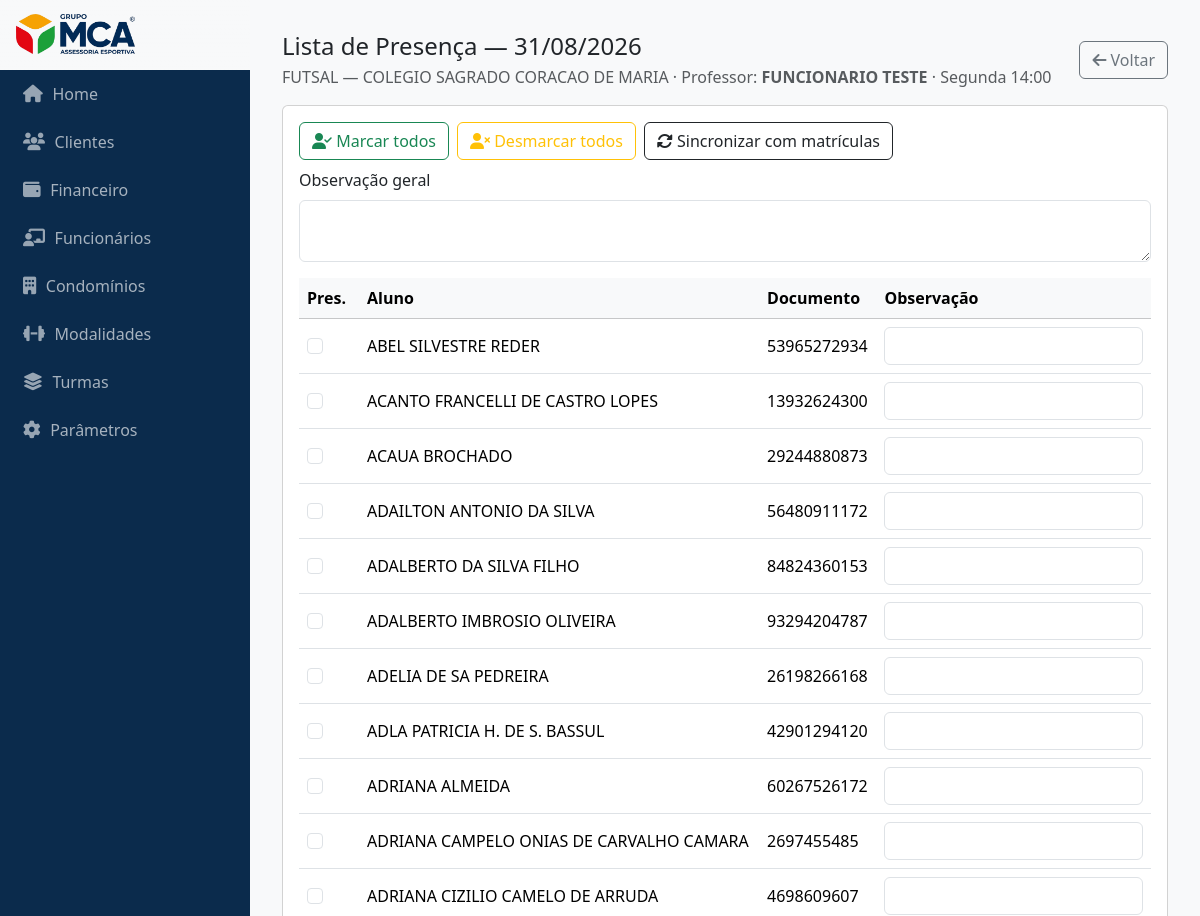
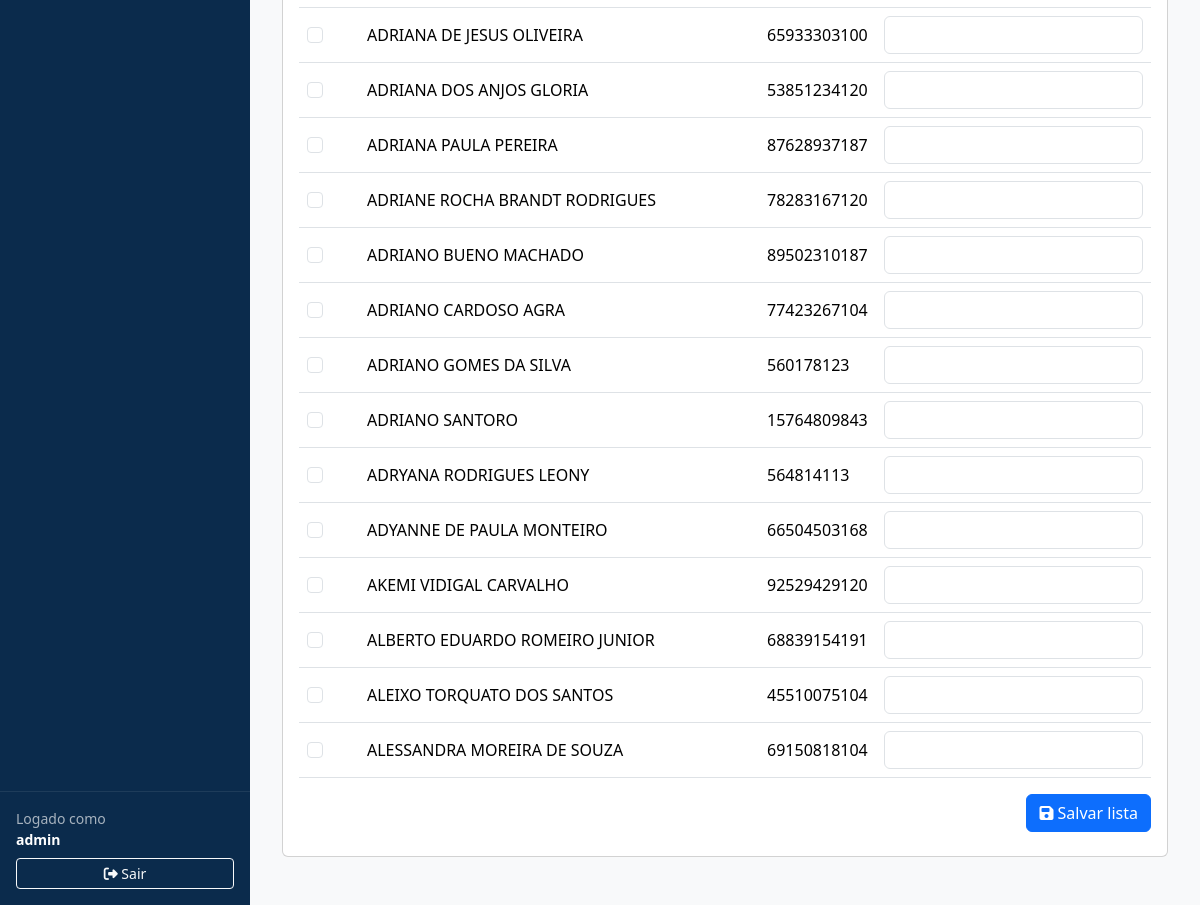
The page /turmas/presencas/53/ (signed in) on the database its author committed (2 pictures, top to bottom).
### turmas/models.py (models this page shows, shortened)
class ListaPresenca(models.Model):
    turma = models.ForeignKey("turmas.Turma", on_delete=models.PROTECT, related_name="listas_presenca")
    data = models.DateField()
    observacao_geral = models.TextField(blank=True)
    created_at = models.DateTimeField(auto_now_add=True)
    updated_at = models.DateTimeField(auto_now=True)
    class Meta:
        unique_together = [("turma", "data")]
        ordering = ["-data", "-id"]
        indexes = [
            models.Index(fields=["turma", "data"]),
        ]
        verbose_name = "Lista de presença"
        verbose_name_plural = "Listas de presença"

class Turma(models.Model):
    professor = models.ForeignKey(
        "funcionarios.Funcionario",
        on_delete=models.PROTECT,
        related_name="turmas"
    )
    modalidade = models.ForeignKey(
        "modalidades.Modalidade",
        on_delete=models.PROTECT,
        related_name="turmas"
    )
    condominio = models.ForeignKey(
        "condominios.Condominio",
        on_delete=models.PROTECT,
        related_name="turmas"
    )
    nome_exibicao = models.CharField("Nome (opcional)", max_length=255, blank=True)
    valor = models.DecimalField("Valor", max_digits=10, decimal_places=2,
                                validators=[MinValueValidator(Decimal("0.00"))])
    capacidade = models.PositiveIntegerField("Capacidade (máx. alunos)", validators=[MinValueValidator(1)])
    dia_semana = models.PositiveSmallIntegerField(choices=DIAS_SEMANA)
    hora_inicio = models.TimeField()
    duracao_minutos = models.PositiveIntegerField(default=60, validators=[MinValueValidator(1)])
    inicio_vigencia = models.DateField()
    fim_vigencia = models.DateField(null=True, blank=True)
    ativo = models.BooleanField(default=True)
    created_at = models.DateTimeField(auto_now_add=True)
    updated_at = models.DateTimeField(auto_now=True)
    class Meta:
        ordering = ["condominio__nome", "modalidade__nome", "dia_semana", "hora_inicio", "id"]
        indexes = [
            models.Index(fields=["professor", "dia_semana", "hora_inicio"]),
            models.Index(fields=["condominio"]),
            models.Index(fields=["ativo"]),
        ]
        verbose_name = "Turma"
        verbose_name_plural = "Turmas"

class ItemPresenca(models.Model):
    lista = models.ForeignKey(ListaPresenca, on_delete=models.CASCADE, related_name="itens")
    cliente = models.ForeignKey("clientes.Cliente", on_delete=models.PROTECT, related_name="presencas")
    matricula = models.ForeignKey("turmas.Matricula", on_delete=models.PROTECT, null=True, blank=True, related_name="presencas")
    presente = models.BooleanField(default=False)
    observacao = models.CharField(max_length=255, blank=True)
    cliente_nome_snapshot = models.CharField(max_length=255)
    cliente_doc_snapshot = models.CharField(max_length=20)
    created_at = models.DateTimeField(auto_now_add=True)
    updated_at = models.DateTimeField(auto_now=True)
    class Meta:
        unique_together = [("lista", "cliente")]
        ordering = ["cliente_nome_snapshot", "id"]
        indexes = [
            models.Index(fields=["lista"]),
            models.Index(fields=["cliente"]),
        ]
        verbose_name = "Item de presença"
        verbose_name_plural = "Itens de presença"

### modalidades/models.py (models this page shows, shortened)
class Modalidade(models.Model):
    nome = models.CharField("Nome", max_length=100)
    slug = models.SlugField("Slug", max_length=120, unique=True, blank=True)
    descricao = models.TextField("Descrição", blank=True)
    ativo = models.BooleanField(default=True)
    created_at = models.DateTimeField("Criado em", auto_now_add=True)
    updated_at = models.DateTimeField("Atualizado em", auto_now=True)
    class Meta:
        ordering = ["nome", "id"]
        verbose_name = "Modalidade"
        verbose_name_plural = "Modalidades"
        indexes = [
            models.Index(fields=["nome"]),
            models.Index(fields=["ativo"]),
        ]

### condominios/models.py (models this page shows, shortened)
class Condominio(models.Model):
    cnpj = models.CharField("CNPJ", max_length=14, unique=True, validators=[CNPJ_VALIDATOR])
    nome = models.CharField("Nome Completo", max_length=255)
    email = models.EmailField("E-mail", blank=True, validators=[EmailValidator()])
    cep = models.CharField("CEP", max_length=9, blank=True)
    numero = models.CharField("Número", max_length=20, blank=True)
    logradouro = models.CharField("Logradouro", max_length=255, blank=True)
    bairro = models.CharField("Bairro", max_length=255, blank=True)
    complemento = models.CharField("Complemento", max_length=255, blank=True)
    municipio = models.CharField("Município", max_length=255, blank=True)
    estado = models.CharField("Estado (UF)", max_length=2, choices=UF_CHOICES, blank=True)
    ativo = models.BooleanField(default=True)
    created_at = models.DateTimeField("Criado em", auto_now_add=True)
    updated_at = models.DateTimeField("Atualizado em", auto_now=True)
    class Meta:
        ordering = ["nome"]
        indexes = [
            models.Index(fields=["municipio", "estado"]),
            models.Index(fields=["ativo"]),
        ]
        verbose_name = "Condomínio"
        verbose_name_plural = "Condomínios"

### funcionarios/models.py (models this page shows, shortened)
class Funcionario(models.Model):
    user = models.OneToOneField(
        User, on_delete=models.CASCADE, related_name="funcionario",
        null=True, blank=True
    )
    cpf_cnpj = models.CharField("CPF/CNPJ", max_length=14, unique=True, validators=[DOC_VALIDATOR])
    nome = models.CharField("Nome", max_length=255)
    email = models.EmailField("E-mail", blank=True, validators=[EmailValidator()])
    telefone = models.CharField("Telefone", max_length=30, blank=True)
    ativo = models.BooleanField(default=True)
    created_at = models.DateTimeField("Criado em", auto_now_add=True)
    updated_at = models.DateTimeField("Atualizado em", auto_now=True)
    class RegimeTrabalhista(models.TextChoices):
        HORISTA    = "HORISTA", "Horista"
        CLT        = "CLT", "CLT"
        ESTAGIARIO = "ESTAGIARIO", "Estagiário"
        PJ         = "PJ", "PJ"
        OUTRO      = "OUTRO", "Outro"
    regime_trabalhista = models.CharField(
        max_length=20,
        choices=RegimeTrabalhista.choices,
        default=RegimeTrabalhista.OUTRO,
        db_index=True,
    )
    class Meta:
        ordering = ["nome", "id"]
        indexes = [
            models.Index(fields=["nome"]),
            models.Index(fields=["ativo"]),
        ]
        verbose_name = "Funcionário"
        verbose_name_plural = "Funcionários"

### turmas/views_presenca.py (the view)
# urls.py: path("turmas/presencas/<int:lista_id>/", views_presenca.presenca_detalhe, name="presenca_detalhe"),
@login_required
def presenca_detalhe(request: HttpRequest, lista_id: int):
    try:
        lista, itens = ps.abrir_lista(lista_id)
    except Exception:
        lista, itens = None, None
    if not lista:
        messages.error(request, "Lista não encontrada.")
        return redirect(reverse("turmas:list"))
    return render(
        request,
        "turmas/presenca_detail.html",
        {
            "lista": lista,
            "itens": itens,
        },
    )

### turmas/services_presenca.py (called while the page is built)
def abrir_lista(lista_id: int):
    lista = (
        ListaPresenca.objects
        .select_related("turma", "turma__modalidade", "turma__condominio", "turma__professor")
        .filter(id=lista_id)
        .first()
    )
    if not lista:
        raise ObjectDoesNotExist("Lista não encontrada.")
    itens = (
        ItemPresenca.objects
        .filter(lista=lista)
        .order_by("cliente_nome_snapshot", "id")
    )
    return lista, itens

### templates/turmas/presenca_detail.html (shortened to what this page needs)
{% extends "base.html" %}
{% block content %}
<div class="d-flex justify-content-between align-items-center mb-3">
  <div>
    <h4 class="mb-1">Lista de Presença — {{ lista.data|date:"d/m/Y" }}</h4>
    <div class="text-muted">
      {{ lista.turma.modalidade.nome }} — {{ lista.turma.condominio.nome }} · Professor: <strong>{{ lista.turma.professor.nome }}</strong>
      · {{ lista.turma.get_dia_semana_display }} {{ lista.turma.hora_inicio|time:"H:i" }}
    </div>
  </div>
  <a class="btn btn-outline-secondary" href="{% url 'turmas:presencas_turma' turma_id=lista.turma_id %}">
    <i class="fa-solid fa-arrow-left"></i> Voltar
  </a>
</div>
<div class="card mb-3">
  <div class="card-body">
    <form method="post" action="{% url 'turmas:presenca_salvar' lista.id %}" class="mb-2">
      <div class="d-flex gap-2 mb-2">
        <button class="btn btn-outline-success" type="submit" name="action" value="mark_all" onclick="addHidden(this.form, 'value','1')">
          <i class="fa-solid fa-user-check"></i> Marcar todos
        </button>
        <button class="btn btn-outline-warning" type="submit" name="action" value="mark_all" onclick="addHidden(this.form, 'value','0')">
          <i class="fa-solid fa-user-xmark"></i> Desmarcar todos
        </button>
        <button class="btn btn-outline-dark" type="submit" name="action" value="sync">
          <i class="fa-solid fa-rotate"></i> Sincronizar com matrículas
        </button>
      </div>
      <div class="mb-3">
        <label class="form-label">Observação geral</label>
        <textarea class="form-control" name="observacao_geral" rows="2">{{ lista.observacao_geral }}</textarea>
      </div>
      <div class="table-responsive">
        <table class="table table-hover align-middle">
          <thead class="table-light">
            <tr>
              <th style="width: 60px;">Pres.</th>
              <th>Aluno</th>
              <th>Documento</th>
              <th>Observação</th>
            </tr>
          </thead>
          <tbody>
            {% for it in itens %}
            <tr>
              <td>
                <input class="form-check-input" type="checkbox" name="presentes" value="{{ it.id }}" {% if it.presente %}checked{% endif %}>
              </td>
              <td>{{ it.cliente_nome_snapshot }}</td>
              <td>{{ it.cliente_doc_snapshot }}</td>
              <td>
                <input class="form-control" type="text" name="obs_{% templatetag openvariable %}it.id{% templatetag closevariable %}" value="{{ it.observacao|default_if_none:'' }}">
              </td>
            </tr>
            {% empty %}
            <tr><td colspan="4" class="text-center py-4">Nenhum aluno nesta lista.</td></tr>
            {% endfor %}
          </tbody>
        </table>
      </div>
      <div class="d-flex justify-content-end">
        <button class="btn btn-primary" type="submit" name="action" value="save">
          <i class="fa-solid fa-floppy-disk"></i> Salvar lista
        </button>
      </div>
    </form>
  </div>
</div>
{% endblock %}

### templates/base.html (shortened to what this page needs)
{% load static %}
<!DOCTYPE html>
<html lang="pt-br">
<head>
    <link rel="stylesheet" href="https://cdn.jsdelivr.net/npm/bootstrap@5.3.3/dist/css/bootstrap.min.css">
    <link rel="stylesheet" href="https://cdnjs.cloudflare.com/ajax/libs/font-awesome/6.5.0/css/all.min.css">
</head>
<body>
    <aside class="sidebar">
        <a href="{% url 'home' %}" class="brand logoplace">
            <img src="{% static 'img/logo.png' %}" alt="Logo" class="logo"
                 onerror="this.style.display='none';">
        </a>
        <a href="{% url 'home' %}" class="navlink"><i class="fa-solid fa-house"></i> Home</a>
        <a href="{% url 'clientes:list' %}" class="navlink"><i class="fa-solid fa-users"></i> Clientes</a>
        <a href="{% url 'financeiro:list' %}" class="navlink"><i class="fa-solid fa-wallet"></i> Financeiro</a>
        <a href="{% url 'funcionarios:list' %}" class="navlink"><i class="fa-solid fa-chalkboard-user"></i> Funcionários</a>
        <a href="{% url 'condominios:list' %}" class="navlink"><i class="fa-solid fa-building"></i> Condomínios</a>
        <a href="{% url 'modalidades:list' %}" class="navlink"><i class="fa-solid fa-dumbbell"></i> Modalidades</a>
        <a href="{% url 'turmas:list' %}" class="navlink"><i class="fa-solid fa-layer-group"></i> Turmas</a>
        <a href="#" class="navlink"><i class="fa-solid fa-cog"></i> Parâmetros</a>
        {% if request.user.is_authenticated %}
        <div class="authbox">
            <div class="small mb-2">
                Logado como<br>
                <strong style="color:#fff">{{ request.user.get_full_name|default:request.user.username }}</strong>
            </div>
            <form method="post" action="{% url 'logout' %}">
                <button class="btn btn-sm btn-outline-light w-100">
                    <i class="fa-solid fa-right-from-bracket"></i> Sair
                </button>
            </form>
        </div>
        {% endif %}
    </aside>
    <main class="content">
        {% block content %}{% endblock %}
    </main>
</body>
</html>

### templates/base.html (style rules this page uses)
:root { --brand-navy: #0B2B4C; --brand-navy-600:#103A68; --ink-80: rgba(255,255,255,.88); --ink-60: rgba(255,255,255,.64); }
body { min-height: 100vh; display: flex; flex-direction: row; background-color: #f8f9fa; }
.sidebar { width: 250px; background-color: var(--brand-navy); color: var(--ink-80); display: flex; flex-direction: column; padding: 0; position: fixed; top: 0; bottom: 0; left: 0; }
.brand { display: flex; align-items: center; gap: .6rem; padding: .9rem 1rem; text-decoration: none; background: linear-gradient(180deg, rgba(255,255,255,.06), rgba(0,0,0,0)); border-bottom: 1px solid rgba(255,255,255,.08); }
.brand .logo { height: 40px; width: auto; object-fit: contain; display: block; }
.sidebar a.navlink { color: var(--ink-60); padding: 12px 20px; text-decoration: none; display: flex; align-items: center; gap: .6rem; transition: background .15s ease, color .15s ease, padding-left .15s ease; border-left: 3px solid transparent; }
.sidebar a.navlink i { font-size: 1.1rem; opacity: .9; }
.content { margin-left: 250px; padding: 2rem; flex: 1; }
.sidebar .authbox { margin-top: auto; padding: 1rem; border-top: 1px solid rgba(255,255,255,.08); }
.sidebar .authbox .small { color: var(--ink-60); }
.logoplace { background-color:#F8F9FA }

### rows shown on the page
ListaPresenca: data "31/08/2026", turma.modalidade.nome "FUTSAL", turma.condominio.nome "COLEGIO SAGRADO CORACAO DE MARIA", turma.professor.nome "FUNCIONARIO TESTE", turma.dia_semana "Segunda", turma.hora_inicio "14:00"
ItemPresenca: cliente_nome_snapshot "ABEL SILVESTRE REDER", cliente_doc_snapshot "53965272934"
ItemPresenca: cliente_nome_snapshot "ACANTO FRANCELLI DE CASTRO LOPES", cliente_doc_snapshot "13932624300"
ItemPresenca: cliente_nome_snapshot "ACAUA BROCHADO", cliente_doc_snapshot "29244880873"
ItemPresenca: cliente_nome_snapshot "ADAILTON ANTONIO DA SILVA", cliente_doc_snapshot "56480911172"
ItemPresenca: cliente_nome_snapshot "ADALBERTO DA SILVA FILHO", cliente_doc_snapshot "84824360153"
ItemPresenca: cliente_nome_snapshot "ADALBERTO IMBROSIO OLIVEIRA", cliente_doc_snapshot "93294204787"
ItemPresenca: cliente_nome_snapshot "ADELIA DE SA PEDREIRA", cliente_doc_snapshot "26198266168"
ItemPresenca: cliente_nome_snapshot "ADLA PATRICIA H. DE S. BASSUL", cliente_doc_snapshot "42901294120"
ItemPresenca: cliente_nome_snapshot "ADRIANA ALMEIDA", cliente_doc_snapshot "60267526172"
ItemPresenca: cliente_nome_snapshot "ADRIANA CAMPELO ONIAS DE CARVALHO CAMARA", cliente_doc_snapshot "2697455485"
ItemPresenca: cliente_nome_snapshot "ADRIANA CIZILIO CAMELO DE ARRUDA", cliente_doc_snapshot "4698609607"
ItemPresenca: cliente_nome_snapshot "ADRIANA DE JESUS OLIVEIRA", cliente_doc_snapshot "65933303100"
ItemPresenca: cliente_nome_snapshot "ADRIANA DOS ANJOS GLORIA", cliente_doc_snapshot "53851234120"
ItemPresenca: cliente_nome_snapshot "ADRIANA PAULA PEREIRA", cliente_doc_snapshot "87628937187"
ItemPresenca: cliente_nome_snapshot "ADRIANE ROCHA BRANDT RODRIGUES", cliente_doc_snapshot "78283167120"
ItemPresenca: cliente_nome_snapshot "ADRIANO BUENO MACHADO", cliente_doc_snapshot "89502310187"
ItemPresenca: cliente_nome_snapshot "ADRIANO CARDOSO AGRA", cliente_doc_snapshot "77423267104"
ItemPresenca: cliente_nome_snapshot "ADRIANO GOMES DA SILVA", cliente_doc_snapshot "560178123"
ItemPresenca: cliente_nome_snapshot "ADRIANO SANTORO", cliente_doc_snapshot "15764809843"
ItemPresenca: cliente_nome_snapshot "ADRYANA RODRIGUES LEONY", cliente_doc_snapshot "564814113"
ItemPresenca: cliente_nome_snapshot "ADYANNE DE PAULA MONTEIRO", cliente_doc_snapshot "66504503168"
ItemPresenca: cliente_nome_snapshot "AKEMI VIDIGAL CARVALHO", cliente_doc_snapshot "92529429120"
ItemPresenca: cliente_nome_snapshot "ALBERTO EDUARDO ROMEIRO JUNIOR", cliente_doc_snapshot "68839154191"
ItemPresenca: cliente_nome_snapshot "ALEIXO TORQUATO DOS SANTOS", cliente_doc_snapshot "45510075104"
ItemPresenca: cliente_nome_snapshot "ALESSANDRA MOREIRA DE SOUZA", cliente_doc_snapshot "69150818104"

### other values the page prints
{{ request.user.get_full_name|default:request.user.username }} "admin"
